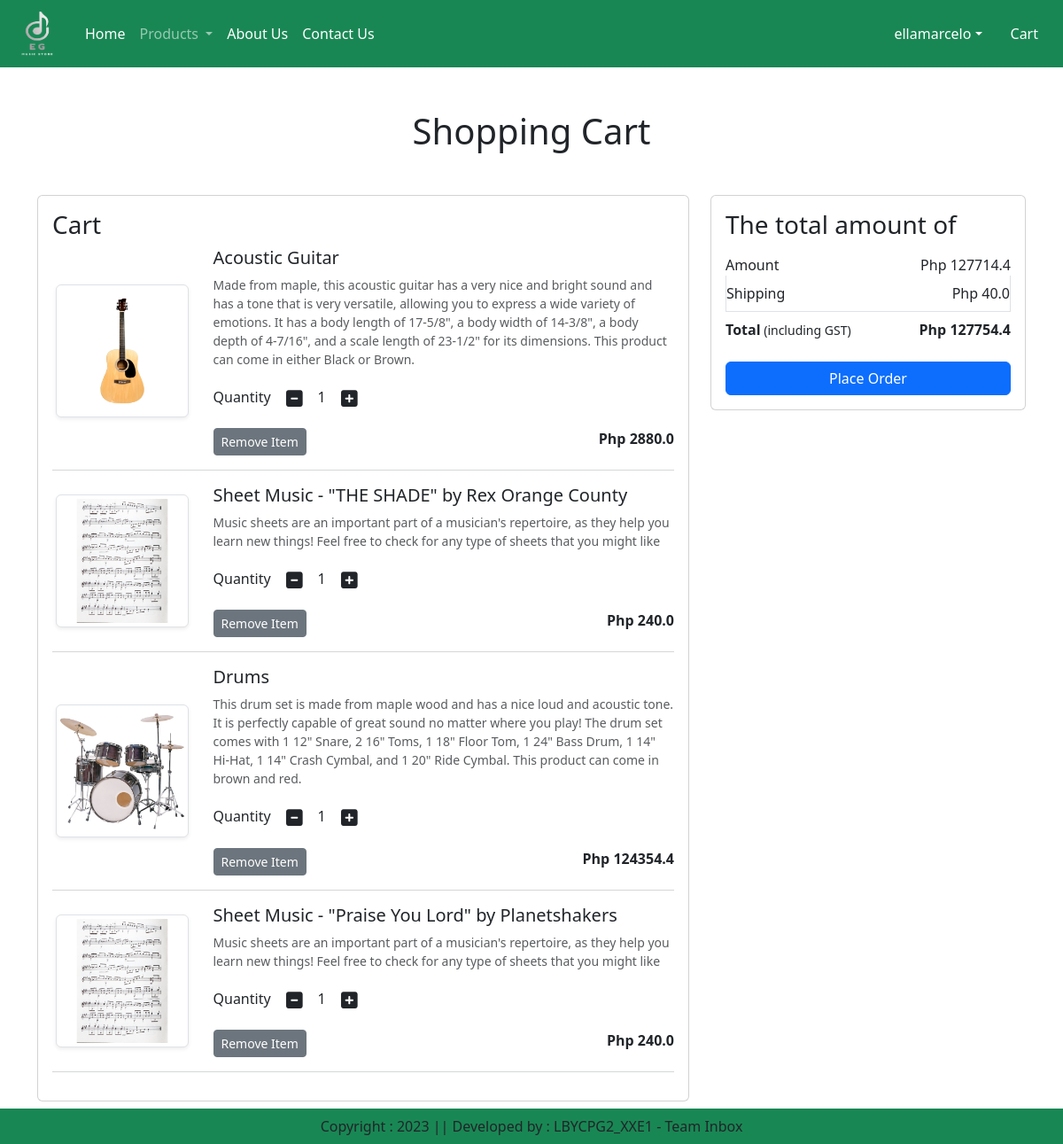
The app's page /cart/ (signed in) with its own data.
### app/models.py (models this page shows, shortened)
class Cart(models.Model):
	user = models.ForeignKey(User, on_delete = models.CASCADE)
	product = models.ForeignKey(Product, on_delete = models.CASCADE)
	quantity = models.PositiveIntegerField(default=1)

class Product(models.Model):
	title = models.CharField(max_length = 100)
	selling_price = models.FloatField()
	discounted_price = models.FloatField()
	description = models.TextField()
	inclusions = models.TextField(default = '')
	category = models.CharField(choices = CATEGORY_CHOICES, max_length = 2)
	product_image = models.ImageField(upload_to = 'product')

### app/views.py (the view)
# urls.py: path("cart/", views.show_cart, name="showcart"),
def show_cart(request):
	user = request.user
	cart = Cart.objects.filter(user = user)
	amount = 0
	for p in cart:
		value = p.quantity * p.product.discounted_price
		amount = amount + value
	totalamount = amount + 40
	return render(request, 'app/addtocart.html', locals())

### app/templates/app/addtocart.html (shortened to what this page needs)
{% extends 'app/base.html' %}
{% load static %}
{% block main-content %}
	<div class="container my-5">
		<div class="row">
			{% if cart %}
				<h1 class="text-center mb-5">Shopping Cart</h1>
				<div class="col-sm-8">
					<div class="card">
						<div class="card-body">
							<h3>Cart</h3>
							{% for item in cart %}
								<div class="row">
									<div class="col-sm-3 text-center align-self-center"><img src="{{ item.product.product_image.url}}" alt="" srcset="" class="img-fluid img-thumbnail shadow-sm" height="150" width="150"></div>
									<div class="col-sm-9">
										<div>
											<h5>{{ item.product.title }}</h5>
											<p class="mb-2 text-muted small">{{ item.product.description }}</p>
											<div class="my-3">
												<label for="quantity">Quantity</label>
												<a class="minus-cart btn" pid={{ item.product.id }}><i class="fas fa-minus-square fa-lg"></i></a>
												<span id="quantity">{{ item.quantity }}</span>
												<a class="plus-cart btn" pid={{ item.product.id }}><i class="fas fa-plus-square fa-lg"></i></a>
											</div>
											<div class="d-flex justify-content-between">
												<a href="#" class="remove-cart btn btn-sm btn-secondary mr-3" pid={{ item.product.id }}>Remove Item</a>
												<p class="mb-0"><span><strong>Php {{ item.product.discounted_price }}</strong></span></p>
											</div>
										</div>
									</div>
								</div>
							<hr class="text-muted">
							{% endfor %}
						</div>
					</div>
				</div>
				<div class="col-sm-4">
					<div class="card">
						<div class="card-body">
							<h3>The total amount of</h3>
							<ul class="list-group">
								<li class="list-group-item d-flex justify-content-between align-items-center border-0 px-0 pb-0">Amount<span id="amount">Php {{ amount }}</span></li>
								<li class="list-group-item d-flex justify-content-between align-items-center px-0">Shipping<span>Php 40.0</span></li>
								<li class="list-group-item d-flex justify-content-between align-items-center border-0 px-0 mb-3">
									<div>
										<strong>Total</strong><small> (including GST)</small>
									</div>
									<span id="totalamount"><strong>Php {{totalamount}}</strong></span>
								</li>
							</ul>
							<div class="d-grid"><a href="{% url 'checkout' %}" class="btn btn-primary">Place Order</a></div>
						</div>
					</div>
				</div>
			{% else %}
				<h1 class="text-center mb-5">Cart is Empty</h1>
			{% endif %}
		</div>
	</div>
{% endblock main-content %}

### app/templates/app/base.html (shortened to what this page needs)
{% load static %}
<html lang = "en">
<head>
	<link href="https://cdn.jsdelivr.net/npm/bootstrap@5.3.0-alpha3/dist/css/bootstrap.min.css" rel="stylesheet">
	<link rel="stylesheet" href="{% static 'app/css/owl.carousel.min.css' %}">
	<link rel="stylesheet" href="{% static 'app/css/all.min.css' %}">
	<link rel="stylesheet" href="{% static 'app/css/style.css' %}">
</head>
<body>
	<nav class="navbar navbar-expand-lg navbar-dark bg-success">
	  <div class="container-fluid">
	    <a class="navbar-brand" href="#">
	    	<img src="{% static 'app/images/logo_final.png' %}" width="60" height="50" />
	    </a>
	    <div class="collapse navbar-collapse" id="navbarSupportedContent">
	      <ul class="navbar-nav me-auto mb-2 mb-lg-0">
	      	{% if request.user.is_authenticated %}
	        <li class="nav-item">
	          <a class="nav-link active" aria-current="page" href="/">Home</a>
	        </li>
	        <li class="nav-item dropdown">
	          <a class="nav-link dropdown-toggle" href="#" role="button" data-bs-toggle="dropdown" aria-expanded="false">
	            Products
	          </a>
	        </li>
	        <li class="nav-item">
	          <a class="nav-link text-white" href="{% url 'about' %}">About Us</a>
	        </li>
	        <li class="nav-item">
	          <a class="nav-link text-white" href="{% url 'contact' %}">Contact Us</a>
	        </li>
	      </ul>
	    </div>
	    <ul class="navbar-nav me-auto mb-2 mb-lg-0">
	    	<li class="nav-item dropdown mx-2">
	    		<a class="nav-link dropdown-toggle text-white" href="#" id="profileDropdown" role="button" data-bs-toggle="dropdown" aria-expanded="false">{{ request.user }}</a>
	    	</li>
	    	<li class="nav-item mx-2">
	    		<a href="{% url 'showcart' %}" class="nav-link text-white">Cart</a>
	    	</li>
	    	{% endif %}
	    </ul>
	  </div>
	</nav>
	{% block main-content %}{% endblock main-content %}
	<footer class="container-fluid fixed-bottom bg-success text-center p-2 mt-5">
		Copyright : 2023 || Developed by : LBYCPG2_XXE1 - Team Inbox
	</footer>
</body>
</html>

### records on screen
Cart: product.product_image (picture), product "Acoustic Guitar", product.description "Made from maple, this acoustic guitar has a very nice and bright sound and has a tone that is very versatile, allowing you to express a wide variety of emotions. It has a body length of 17-5/8\", a body width of 14-3/8\", a body depth of 4-7/16\", and a scale length of 23-1/2\" for its dimensions. This product can come in either Black or Brown.", quantity "1", product.discounted_price "2880.0"
Cart: product.product_image (picture), product "Sheet Music - \"THE SHADE\" by Rex Orange County", product.description "Music sheets are an important part of a musician's repertoire, as they help you learn new things! Feel free to check for any type of sheets that you might like", quantity "1", product.discounted_price "240.0"
Cart: product.product_image (picture), product "Drums", product.description "This drum set is made from maple wood and has a nice loud and acoustic tone. It is perfectly capable of great sound no matter where you play! The drum set comes with 1 12\" Snare, 2 16\" Toms, 1 18\" Floor Tom, 1 24\" Bass Drum, 1 14\" Hi-Hat, 1 14\" Crash Cymbal, and 1 20\" Ride Cymbal. This product can come in brown and red.", quantity "1", product.discounted_price "124354.4"
Cart: product.product_image (picture), product "Sheet Music - \"Praise You Lord\" by Planetshakers", product.description "Music sheets are an important part of a musician's repertoire, as they help you learn new things! Feel free to check for any type of sheets that you might like", quantity "1", product.discounted_price "240.0"

### other values on screen
{{ request.user }} "ellamarcelo"
{{ amount }} "127714.4"
{{ totalamount }} "127754.4"
